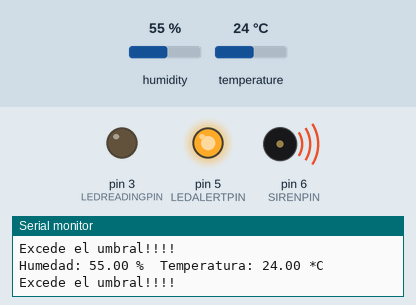
Bench run of a sketch on a simulated Arduino Uno, built with avr-gcc and run on an emulated ATmega328P. Shown: output pins drawn as LEDs (lit = HIGH), buzzer (waves = sounding, pin HIGH), the last lines printed to the serial monitor. The test bench sets the inputs (shaded band); at power-on: temperature 24 °C, humidity 55 %.

Above: at 10.8 s.
10.9 s: temperature set to 22 °C
At 15.7 s:
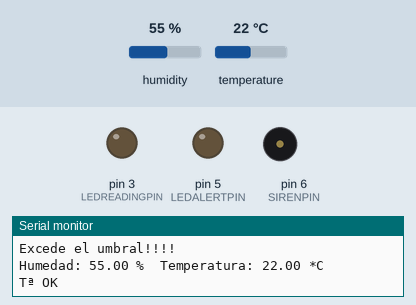
21.5 s: temperature set to 28 °C
At 26.3 s:
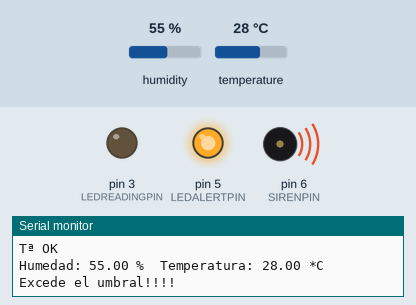
31.6 s: temperature set to 12 °C
At 35.7 s:
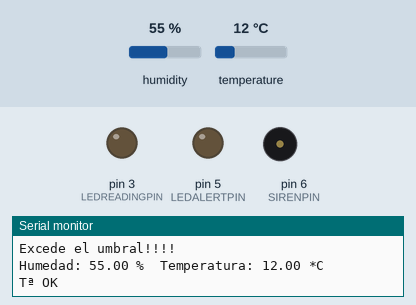
41.6 s: temperature set to 33 °C
At 46.4 s:
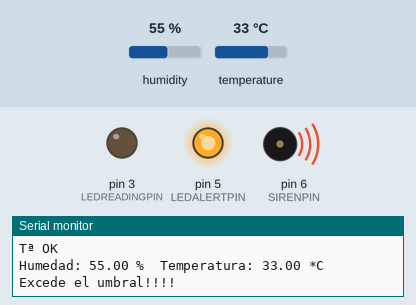
Timing chart, 0 to 51.7 s (numbered marks = the images above; inputs shaded):
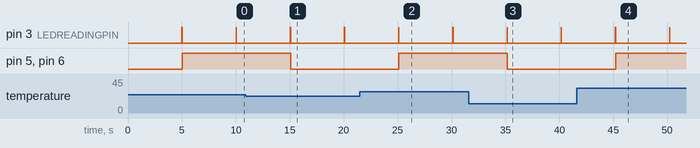

Measured:
- the behaviour switches between 24 and 23 °C on temperature (found by bisection; images 0 and 1)
- after the input at 10.9 s, pin 5 (LEDALERTPIN), pin 6 (SIRENPIN): HIGH → LOW after 4.2 s
- after the input at 21.5 s, pin 5 (LEDALERTPIN), pin 6 (SIRENPIN): LOW → HIGH after 3.6 s
- after the input at 31.6 s, pin 5 (LEDALERTPIN), pin 6 (SIRENPIN): HIGH → LOW after 3.6 s
- after the input at 41.6 s, pin 5 (LEDALERTPIN), pin 6 (SIRENPIN): LOW → HIGH after 3.6 s
- by itself, pin 3 (LEDREADINGPIN): alternates HIGH for 0.02 s and LOW for 5.0 s

The sketch:

invertredSensorTempetaratura.ino
```cpp
// Libreria para Sensores DHT
#include "DHT.h"


#define LEDREADINGPIN 3    // Pin del led que se enciende cuando lee tª
#define DHTPIN 4           // Pin del Arduino al cual esta conectado el pin 4 del sensor
#define LEDALERTPIN 5      // Pin del led que se enciende cuando la Tª excedel el umbral
#define SIRENPIN 6         // Pin del transistor para la sirena
// Descomentar segun el tipo de sensor DHT usado
#define DHTTYPE DHT11     // DHT 11
//#define DHTTYPE DHT22   // DHT 22  (AM2302)
//#define DHTTYPE DHT21   // DHT 21 (AM2301)

// Diagrama
// Pin 1 Sensor a +5V de Arduino
// Pin 4 Sensor a HDTPIN (en este sketch es el pin 4)
// Pin 4 Sensor a GROUND de  Arduino
// Resistencia de 10K desde Pin 2 de sensor a Pin 1 de Sensor o +5V
int umbral  = 23;
// Inicializa el sensor
DHT dht(DHTPIN, DHTTYPE);

// Configura Arduino
void setup() {
  Serial.begin(9600);
  Serial.println("Invertred - Detector de exceso de Tª!");
  Serial.print("Umbral de Tª: ");
  Serial.print(umbral);
  Serial.println("");
  pinMode(LEDREADINGPIN,OUTPUT);
  pinMode(SIRENPIN,OUTPUT);
  pinMode(LEDALERTPIN,OUTPUT);
  dht.begin();

}

void loop() {
   digitalWrite(LEDREADINGPIN,LOW);

  // Espera dos segundos para realizar la primera medición.
  delay(5000);

  digitalWrite(LEDREADINGPIN,HIGH);
  // Lee los datos entregados por el sensor, cada lectura demora 250 milisegundos
  // El sensor muestrea la temperatura cada 2 segundos}

  // Obtiene la Humedad
  float h = dht.readHumidity();
  // Obtiene la Temperatura en Celsius
  float t = dht.readTemperature();

  // Control de errores, valida que se obtuvieron valores para los datos medidos
  if (isnan(h) || isnan(t)) {
    Serial.println("Falla al leer el sensor DHT!");
    return;
  }

  Serial.print("Humedad: ");
  Serial.print(h);
  Serial.print(" %\t");
  Serial.print("Temperatura: ");
  Serial.print(t);
  Serial.println(" *C ");
  if(t>umbral){
    Serial.println("Excede el umbral!!!!");

    digitalWrite(LEDALERTPIN,HIGH);
    digitalWrite(SIRENPIN,HIGH);
  }else{
    Serial.println("Tª OK");
    digitalWrite(LEDALERTPIN,LOW);
    digitalWrite(SIRENPIN,LOW);
  }

}
```
